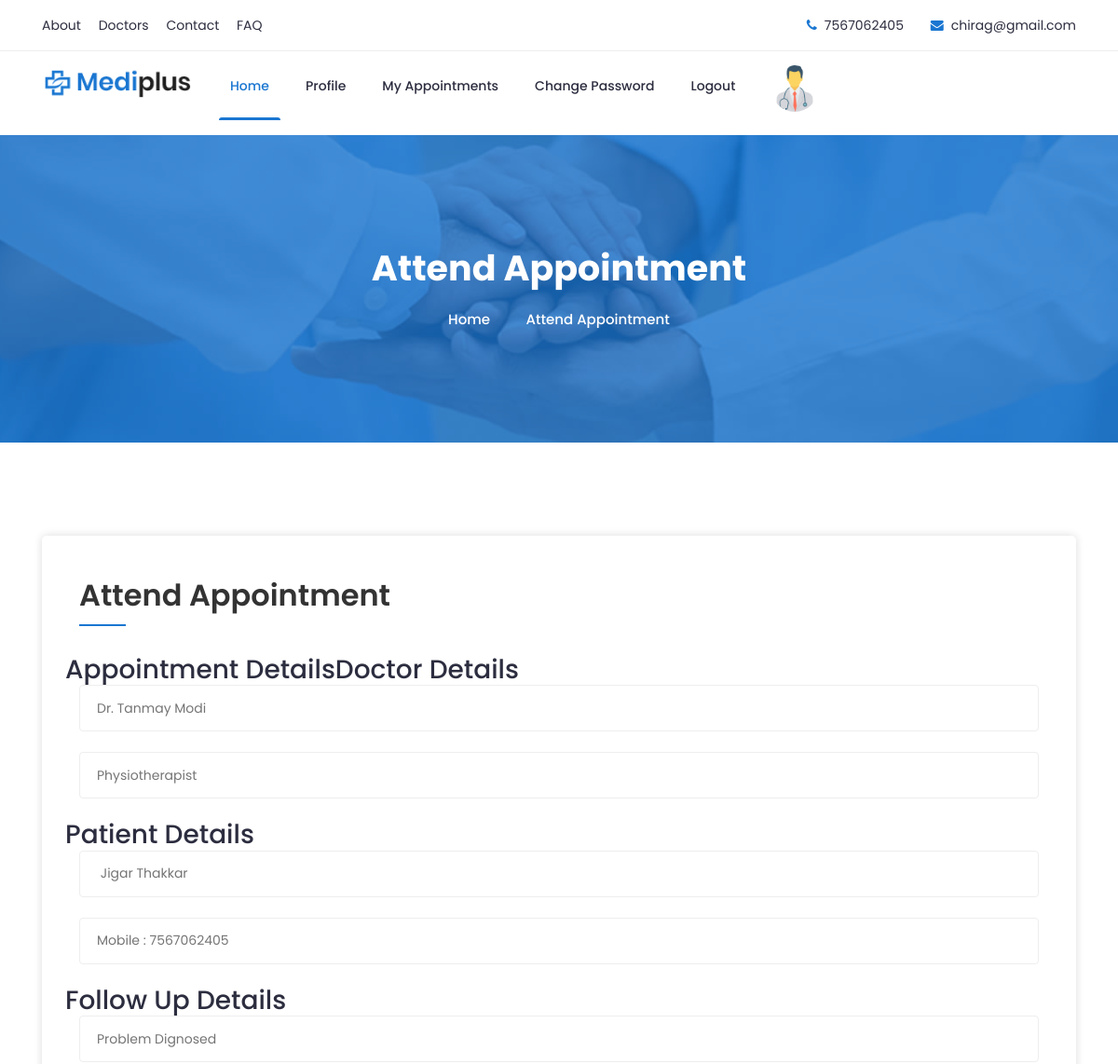
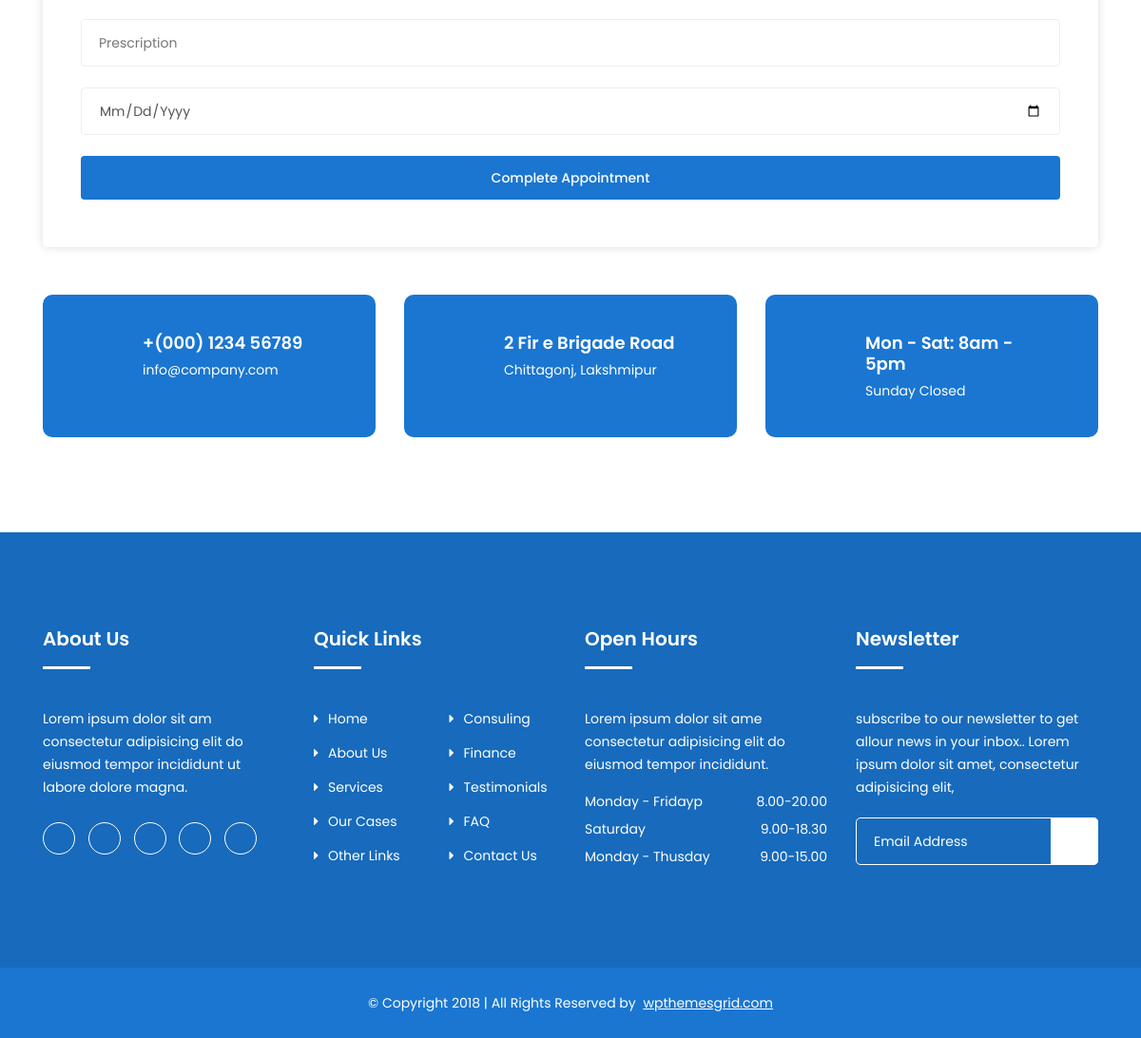
The page /attend-appointment/6/ (signed in) on the database its author committed (2 pictures, top to bottom).
### myapp/models.py (models this page shows, shortened)
class Appointment(models.Model):
	patient=models.ForeignKey(User,on_delete=models.CASCADE)
	doctor_profile=models.ForeignKey(Doctor_Profile,on_delete=models.CASCADE)
	appointment_date=models.CharField(max_length=100)
	appointment_time=models.CharField(max_length=100)
	appointment_status=models.CharField(max_length=100,default="Pending")

class Doctor_Profile(models.Model):
	doctor=models.ForeignKey(User,on_delete=models.CASCADE)
	qualification=models.CharField(max_length=100)
	specialization=models.CharField(max_length=100)
	experience_in_years=models.PositiveIntegerField()
	clinic_address=models.TextField()
	time=models.CharField(max_length=100)

class User(models.Model):
	fname=models.CharField(max_length=100)
	lname=models.CharField(max_length=100)
	email=models.EmailField()
	mobile=models.PositiveIntegerField()
	address=models.TextField()
	gender=models.CharField(max_length=100)
	password=models.CharField(max_length=100)
	usertype=models.CharField(max_length=100,default="patient")
	profile_picture=models.ImageField(upload_to="profile_picture/")

### myapp/views.py (the view)
# urls.py: path('attend-appointment/<int:pk>/',views.attend_appointment,name='attend-appointment'),
def attend_appointment(request,pk):
	appointment=Appointment.objects.get(pk=pk)
	if request.method=="POST":
		Attended_Appointment.objects.create(
				appointment=appointment,
				problem_dignosed=request.POST['problem_dignosed'],
				prescription=request.POST['prescription'],
				follow_up_date=request.POST['follow_up_date']
			)
		appointment.appointment_status="Attended"
		return redirect('doctor-appointment')
	else:
		return render(request,'attend-appointment.html',{'appointment':appointment})

### myapp/templates/attend-appointment.html (shortened to what this page needs)
{% extends 'doctor-header.html' %}
{% block content %}
{% load static %}
<!doctype html>
<html class="no-js" lang="zxx">
    <head>
    </head>
    <body>
		<div class="breadcrumbs overlay">
			<div class="container">
				<div class="bread-inner">
					<div class="row">
						<div class="col-12">
							<h2>Attend Appointment</h2>
							<ul class="bread-list">
								<li><a href="/">Home</a></li>
								<li><i class="icofont-simple-right"></i></li>
								<li class="active">Attend Appointment</li>
							</ul>
						</div>
					</div>
				</div>
			</div>
		</div>
		<section class="contact-us section">
			<div class="container">
				<div class="inner">
					<div class="row">
						<div class="col-lg-12">
							<div class="contact-us-form">
								<h2>Attend Appointment</h2>
								<form class="form" method="post" action="{% url 'attend-appointment' pk=appointment.pk %}" enctype="multipart/form-data">
									<div class="row">
										<h3>Appointment Details</h3>
										<br>
										<h3>Doctor Details</h3>
										<br>
										<div class="col-lg-12">
											<div class="form-group">
												<input type="text" placeholder="Dr. {{appointment.doctor_profile.doctor.fname}} {{appointment.doctor_profile.doctor.lname}}" readonly>
											</div>
										</div>
										<div class="col-lg-12">
											<div class="form-group">
												<input type="text" placeholder="{{appointment.doctor_profile.specialization}}" readonly>
											</div>
										</div>
										<h3>Patient Details</h3>
										<br>
										<div class="col-lg-12">
											<div class="form-group">
												<input type="text" placeholder=" {{appointment.patient.fname}} {{appointment.patient.lname}}" readonly>
											</div>
										</div>
										<div class="col-lg-12">
											<div class="form-group">
												<input type="text" placeholder="Mobile : {{appointment.patient.mobile}}" readonly>
											</div>
										</div>
										<h3>Follow Up Details</h3>
										<div class="col-lg-12">
											<div class="form-group">
												<input type="text" name="problem_dignosed" placeholder="Problem Dignosed">
											</div>
										</div>
										<div class="col-lg-12">
											<div class="form-group">
												<input type="text" name="prescription" placeholder="Prescription">
											</div>
										</div>
										<div class="col-lg-12">
											<div class="form-group">
												<input type="date" id="date_picker" name="follow_up_date">
											</div>
										</div>
										<div class="col-12">
											<div class="form-group login-btn">
												<button class="btn" type="submit">Complete Appointment</button>
											</div>
										</div>
									</div>
								</form>
							</div>
						</div>
					</div>
				</div>
				<div class="contact-info">
					<div class="row">
						<div class="col-lg-4 col-12 ">
							<div class="single-info">
								<i class="icofont icofont-ui-call"></i>
								<div class="content">
									<h3>+(000) 1234 56789</h3>
									<p>info@company.com</p>
								</div>
							</div>
						</div>
						<div class="col-lg-4 col-12 ">
							<div class="single-info">
								<i class="icofont-google-map"></i>
								<div class="content">
									<h3>2 Fir e Brigade Road</h3>
									<p>Chittagonj, Lakshmipur</p>
								</div>
							</div>
						</div>
						<div class="col-lg-4 col-12 ">
							<div class="single-info">
								<i class="icofont icofont-wall-clock"></i>
								<div class="content">
									<h3>Mon - Sat: 8am - 5pm</h3>
									<p>Sunday Closed</p>
								</div>
							</div>
						</div>
					</div>
				</div>
			</div>
		</section>
    </body>
</html>
{% endblock %}

### rows shown on the page
Appointment: doctor_profile.doctor.fname "Dr. Tanmay Modi", doctor_profile.specialization "Physiotherapist", patient.fname "Jigar Thakkar", patient.mobile "Mobile : 7567062405"

### other values the page prints
{{ request.session.mobile }} "7567062405"
{{ request.session.email }} "chirag@gmail.com"
